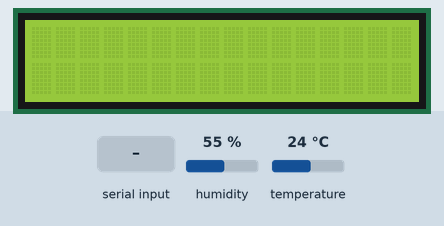
A sketch run on a simulated Arduino Uno, built with avr-gcc and run on an emulated ATmega328P. Shown: 16×2 character LCD. Inputs (shaded band) come from the test bench; at power-on: humidity 55 %, temperature 24 °C. What the sketch prints to the serial monitor is not drawn.

Above: at 1.2 s.
1.3 s: "*\n" received over Serial
3.5 s: "~\n" received over Serial
At 4.4 s:
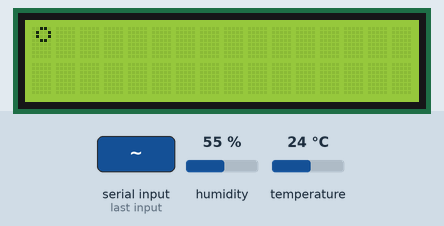
Timing chart, 0 to 6.5 s (numbered marks = the images above; inputs shaded):
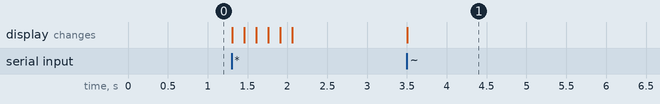

The sketch:

climalcd.ino
```cpp
#include "DHT.h"
#include <Wire.h>
#include <LiquidCrystal_I2C.h>

#define DHTPIN 2     // Pin digital conectado al sensor DHT11[cite: 1]
#define DHTTYPE DHT11

DHT dht(DHTPIN, DHTTYPE);
LiquidCrystal_I2C lcd(0x27, 16, 2); // LCD de 16x2[cite: 3]

// Dibujamos el símbolo de grados pixel a pixel (un pequeño cuadrado arriba)
byte grado[8] = {
  B00110,
  B01001,
  B01001,
  B00110,
  B00000,
  B00000,
  B00000,
  B00000
};

String mensaje = "";
unsigned long ultimoEnvio = 0;
const unsigned long intervaloEnvio = 2000; // Enviar datos cada 2 segundos[cite: 1]

void setup() {
  Serial.begin(9600); // Comunicación serial[cite: 1, 3]
  dht.begin();        // Inicializar DHT[cite: 1]

  lcd.init();         // Inicializar LCD[cite: 3]
  lcd.backlight();    // Encender luz de fondo[cite: 3]

  // Guardamos el carácter de grado en el slot 0 de la memoria del LCD
  lcd.createChar(0, grado);

  lcd.print("Estacion Activa");
}

void loop() {
  // --- PARTE 1: RECIBIR TEXTO DE PYTHON PARA LA LCD ---[cite: 3]
  while (Serial.available()) {
    char c = Serial.read();
    if (c == '\n') {
      mostrar(mensaje);
      mensaje = "";
    } else {
      mensaje += c;
    }
  }

  // --- PARTE 2: ENVIAR DATOS DEL DHT11 A PYTHON ---[cite: 1]
  unsigned long tiempoActual = millis();
  if (tiempoActual - ultimoEnvio >= intervaloEnvio) {
    ultimoEnvio = tiempoActual;

    float h = dht.readHumidity();    // Lectura de humedad[cite: 1]
    float t = dht.readTemperature(); // Lectura de temperatura[cite: 1]

    if (!isnan(h) && !isnan(t)) {
      // Enviamos "temp,hum" por el puerto serial[cite: 1]
      Serial.print(t);
      Serial.print(",");
      Serial.println(h);
    }
  }
}

// Función para imprimir en la LCD, manejar parpadeo de alerta y saltos de línea[cite: 3]
void mostrar(String texto) {
  bool alerta = false;

  // Si Python nos manda un '*', significa que hay alerta activa
  if (texto.startsWith("*")) {
    alerta = true;
    texto = texto.substring(1); // Quitamos el '*' para no mostrarlo en pantalla
  }

  lcd.clear(); // Limpiamos pantalla antes de escribir[cite: 3]

  int salto = texto.indexOf('|'); // Buscamos divisor de línea[cite: 3]

  if (salto == -1) {
    lcd.setCursor(0, 0);
    escribirConGrados(texto);
  } else {
    lcd.setCursor(0, 0);
    escribirConGrados(texto.substring(0, salto)); // Primera línea[cite: 3]

    lcd.setCursor(0, 1);
    escribirConGrados(texto.substring(salto + 1)); // Segunda línea[cite: 3]
  }

  // Si hay alerta, hacemos parpadear la pantalla para llamar la atención
  if (alerta) {
    for (int i = 0; i < 3; i++) {
      lcd.noBacklight();
      delay(150);
      lcd.backlight(); //[cite: 3]
      delay(150);
    }
  }
}

// Función auxiliar para imprimir el texto reemplazando la 'f' o '~' (que enviaremos de Python) por el carácter personalizado
void escribirConGrados(String linea) {
  for (int i = 0; i < linea.length(); i++) {
    if (linea[i] == '~') { // Usaremos el caracter '~' como indicador del grado
      lcd.write(0);        // Imprime nuestro símbolo de grado personalizado
    } else {
      lcd.print(linea[i]);
    }
  }
}
```

Measured:
- after the input at 3.5 s, the display: changes at once (image 1)
